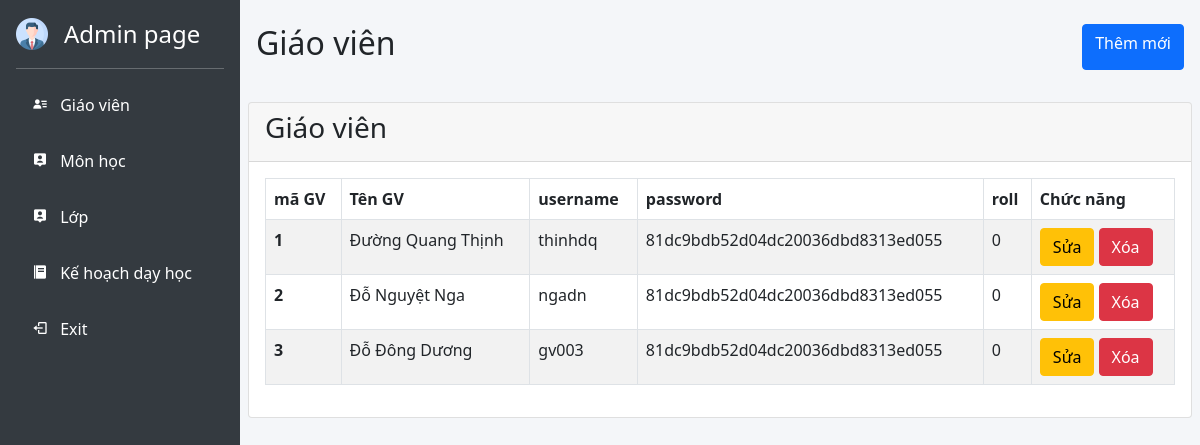
Screenshot of /Admin/index.php with the database file from the repository.
### tables this page shows
CREATE TABLE IF NOT EXISTS `tbgiaovien` (
  `maGV` int(11) NOT NULL AUTO_INCREMENT,
  `tenGV` varchar(100) NOT NULL,
  `user` varchar(100) NOT NULL,
  `password` varchar(150) NOT NULL,
  `role` tinyint(4) NOT NULL,
  PRIMARY KEY (`maGV`)
);

### Admin/Model/connect.php (called while the page is built, shortened)
<?php
class connect{
    var $db = null;
	public function __construct()
	{
		$dsn = 'mysql:host=localhost;dbname=tracnghiemonline';
		$user = 'root';
		$pass = 'root';
		try {
			$this->db = new PDO($dsn, $user, $pass, array(PDO::MYSQL_ATTR_INIT_COMMAND => "SET NAMES utf8"));
		} catch (PDOexception $e) {
			echo $e->getMessage();
			echo "Khong thanh cong";
			exit();
		}
	}
	public function getList($select)
	{
		$results = $this->db->query($select);
		return $results;
	}
}

### Admin/Model/giaovien.php (called while the page is built, shortened)
<?php
class Giaovien{
    public function getListGiaoVien(){
        $db = new connect();
        $sql = "SELECT * FROM tbgiaovien";
        $r = $db->getList($sql);
        return $r;
    }
}

### Admin/View/teacher/teacher.php (the view)
<div class="row">
    <div class="col-12 p-3 mt-2 mb-2 ">
        <section class="d-flex justify-content-between">
            <h2 class="text-center">Giáo viên</h2>
            <a class="btn btn-primary" href="./index.php?controller=teacher&action=addBtn">Thêm mới</a>
        </section>
    </div>
</div>
<div class="row">
    <div class="col-ms-12 p-2">
        <div class="card">
            <div class="card-header">
                <h3>Giáo viên</h3>
            </div>
            <div class="card-body">
                <table class="table table-striped table-hover table-bordered">
                    <thead>
                        <tr>
                            <th scope="col">mã GV</th>
                            <th scope="col">Tên GV</th>
                            <th scope="col">username</th>
                            <th scope="col">password</th>
                            <th scope="col">roll</th>
                            <th scope="col">Chức năng</th>
                        </tr>
                    </thead>
                    <tbody>
                        <?php
                            $teacher = new Giaovien();
                            $r =  $teacher->getListGiaoVien();
                            while($set = $r->fetch()):
                        ?>
                        <tr>
                            <th scope="row"><?php echo $set[0] ?></th>
                            <td><?php echo $set[1] ?></td>
                            <td><?php echo $set[2] ?></td>
                            <td><?php echo $set[3] ?></td>
                            <td><?php echo $set[4] ?></td>
                            <td>
                            <a class="btn btn-warning" href="./index.php?controller=teacher&action=editBtn&id=<?php echo $set[0]?>" role="button">Sửa</a>
                            <a class="btn btn-danger" href="./index.php?controller=teacher&action=deleteBtn&id=<?php echo $set[0]?>" role="button">Xóa</a>
                            </td>
                        </tr>
                        <?php
                            endwhile;
                        ?>
                    </tbody>
                </table>
            </div>
        </div>
    </div>
</div>

### Admin/src/css/style.css (style rules this page uses)
body { margin: 0; padding: 0; box-sizing: border-box; width: 100%; min-height: 100vh; display: flex; }

### rows the page displays
tbgiaovien: maGV "1", tenGV "Đường Quang Thịnh", user "thinhdq", password "81dc9bdb52d04dc20036dbd8313ed055", role "0"
tbgiaovien: maGV "2", tenGV "Đỗ Nguyệt Nga", user "ngadn", password "81dc9bdb52d04dc20036dbd8313ed055", role "0"
tbgiaovien: maGV "3", tenGV "Đỗ Ðông Dương", user "gv003", password "81dc9bdb52d04dc20036dbd8313ed055", role "0"
